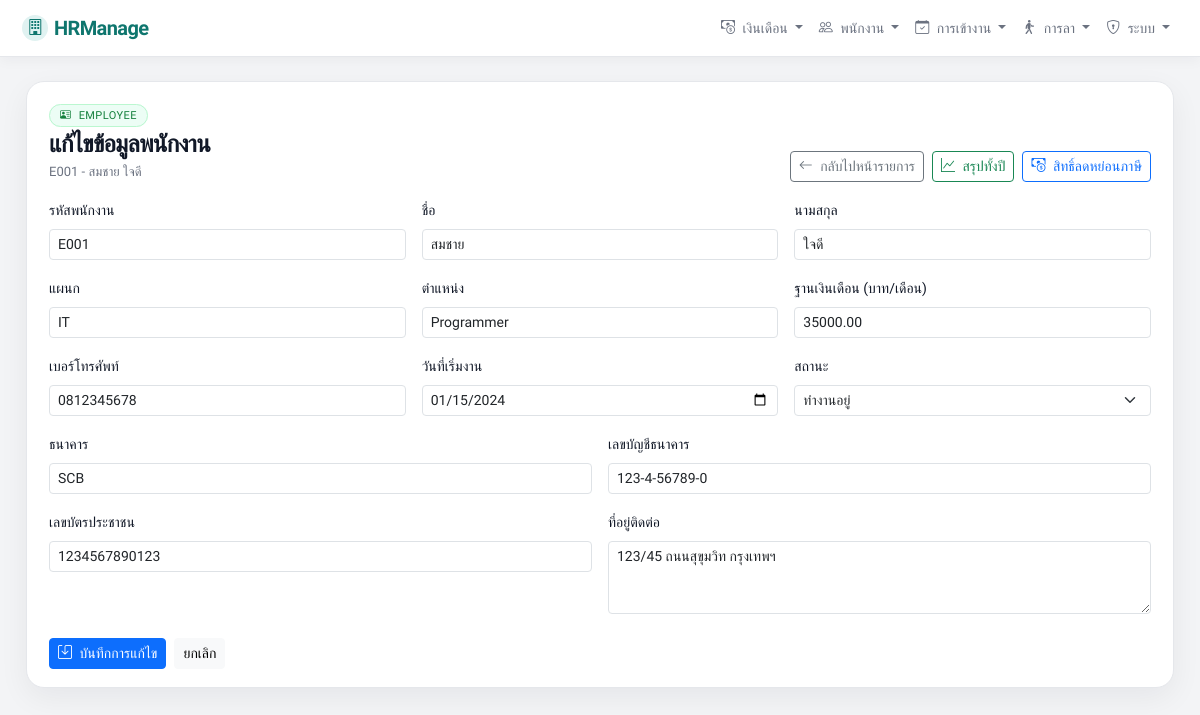
Screenshot of /hr/hr/employees/4/ (signed in) with the database file from the repository.
### app_hr/models.py (models this page shows, shortened)
class Employee(models.Model):
    STATUS_CHOICES = (
        ('active', 'ทำงานอยู่'),
        ('inactive', 'ออกแล้ว'),
    )
    user = models.OneToOneField(
        User,
        on_delete=models.SET_NULL,
        null=True,
        blank=True,
        related_name='employee_profile',
        verbose_name="เชื่อมกับ User (สำหรับให้ล็อกอินดูสลิป)"
    )
    address = models.TextField(
        blank=True,
        null=True,
        verbose_name="ที่อยู่ติดต่อ"
    )
    phone_number = models.CharField(
        max_length=20,
        blank=True,
        null=True,
        verbose_name="เบอร์โทรศัพท์"
    )
    code = models.CharField(max_length=50, unique=True, verbose_name="รหัสพนักงาน")
    first_name = models.CharField(max_length=100, verbose_name="ชื่อ")
    last_name = models.CharField(max_length=100, verbose_name="นามสกุล")
    position = models.CharField(max_length=100, blank=True, null=True, verbose_name="ตำแหน่ง")
    department = models.CharField(max_length=100, blank=True, null=True, verbose_name="แผนก")
    hire_date = models.DateField(blank=True, null=True, verbose_name="วันที่เริ่มงาน")
    status = models.CharField(max_length=20, choices=STATUS_CHOICES, default='active')
    base_salary = models.DecimalField(
        max_digits=10,
        decimal_places=2,
        default=0,
        verbose_name="ฐานเงินเดือน / เดือน"
    )
    bank_name = models.CharField(max_length=100, blank=True, null=True, verbose_name="ธนาคาร")
    bank_account_no = models.CharField(max_length=50, blank=True, null=True, verbose_name="เลขบัญชี")
    citizen_id = models.CharField(max_length=20, blank=True, null=True, verbose_name="เลขบัตรประชาชน")

### app_hr/views.py (the view)
# urls.py: path('hr/employees/<int:pk>/', views.employee_edit_view, name='employee_edit'),
@hr_required
def employee_edit_view(request, pk):
    emp = get_object_or_404(Employee, pk=pk)
    if request.method == 'POST':
        form = EmployeeForm(request.POST, instance=emp)
        if form.is_valid():
            form.save()
            messages.success(request, f"บันทึกข้อมูลพนักงาน {emp.code} เรียบร้อยแล้ว")
            return redirect('app_hr:employee_list')
    else:
        form = EmployeeForm(instance=emp)
    context = {
        'form': form,
        'employee': emp,
        'mode': 'edit',
    }
    return render(request, 'app_hr/employee_form.html', context)

### app_hr/views.py (called while the page is built)
def hr_required(view_func):
    decorated_view_func = login_required(
        user_passes_test(
            lambda u: u.is_staff or u.is_superuser,
        )(view_func)
    )
    return decorated_view_func

### app_hr/templates/app_hr/employee_form.html (shortened to what this page needs)
{% extends "app_hr/hr_base.html" %}
{% block content %}
<div class="card-soft mb-3">
  <div class="card-soft-inner">
    <div class="d-flex flex-column flex-md-row justify-content-between gap-3 mb-3">
      <div>
        <span class="badge-pill pill-success mb-1">
          <i class="bi bi-person-vcard me-1"></i>
          {% if mode == 'edit' %}Employee{% else %}New Employee{% endif %}
        </span>
        <div class="page-title mb-0">
          {% if mode == 'edit' %}
            แก้ไขข้อมูลพนักงาน
          {% else %}
            เพิ่มพนักงานใหม่
          {% endif %}
        </div>
        {% if employee %}
          <div class="page-subtitle">
            {{ employee.code }} - {{ employee.first_name }} {{ employee.last_name }}
          </div>
        {% endif %}
      </div>
      <div class="d-flex flex-row gap-2 align-items-end">
        <a href="{% url 'app_hr:employee_list' %}" class="btn btn-outline-secondary btn-sm">
          <i class="bi bi-arrow-left me-1"></i> กลับไปหน้ารายการ
        </a>
        {% if employee %}
          <a href="{% url 'app_hr:employee_year_summary' employee.pk %}"
            class="btn btn-outline-success btn-sm">
            <i class="bi bi-graph-up me-1"></i> สรุปทั้งปี
          </a>
          <a href="{% url 'app_hr:tax_profile' %}?emp={{ employee.code }}"
            class="btn btn-outline-primary btn-sm">
            <i class="bi bi-cash-coin me-1"></i> สิทธิ์ลดหย่อนภาษี
          </a>
        {% endif %}
      </div>
    </div>
    <form method="post" class="mt-2">
      <div class="row g-3">
        <div class="col-md-4">
          <label class="form-label small">รหัสพนักงาน</label>
          {{ form.code }}
        </div>
        <div class="col-md-4">
          <label class="form-label small">ชื่อ</label>
          {{ form.first_name }}
        </div>
        <div class="col-md-4">
          <label class="form-label small">นามสกุล</label>
          {{ form.last_name }}
        </div>
        <div class="col-md-4">
          <label class="form-label small">แผนก</label>
          {{ form.department }}
        </div>
        <div class="col-md-4">
          <label class="form-label small">ตำแหน่ง</label>
          {{ form.position }}
        </div>
        <div class="col-md-4">
          <label class="form-label small">ฐานเงินเดือน (บาท/เดือน)</label>
          {{ form.base_salary }}
        </div>
        <div class="col-md-4">
          <label class="form-label small">เบอร์โทรศัพท์</label>
          {{ form.phone_number }}
        </div>
        <div class="col-md-4">
          <label class="form-label small">วันที่เริ่มงาน</label>
          {{ form.hire_date }}
        </div>
        <div class="col-md-4">
          <label class="form-label small">สถานะ</label>
          {{ form.status }}
        </div>
        <div class="col-md-6">
          <label class="form-label small">ธนาคาร</label>
          {{ form.bank_name }}
        </div>
        <div class="col-md-6">
          <label class="form-label small">เลขบัญชีธนาคาร</label>
          {{ form.bank_account_no }}
        </div>
        <div class="col-md-6">
          <label class="form-label small">เลขบัตรประชาชน</label>
          {{ form.citizen_id }}
        </div>
        <div class="col-md-6">
          <label class="form-label small">ที่อยู่ติดต่อ</label>
          {{ form.address }}
        </div>
      </div>
      <div class="mt-4 d-flex gap-2">
        <button type="submit" class="btn btn-primary btn-sm">
          <i class="bi bi-save me-1"></i>
          {% if mode == 'edit' %}บันทึกการแก้ไข{% else %}บันทึกพนักงาน{% endif %}
        </button>
        <a href="{% url 'app_hr:employee_list' %}" class="btn btn-light btn-sm">
          ยกเลิก
        </a>
      </div>
    </form>
  </div>
</div>
{% endblock %}

### app_hr/templates/app_hr/hr_base.html (style rules this page uses)
:root { --brand: #0f766e; --brand-soft: #e0f2f1; --bg: #f3f4f6; --card: #ffffff; --border-soft: #e5e7eb; --text-main: #111827; --text-muted: #6b7280; }
* { box-sizing: border-box; }
body { min-height: 100vh; margin: 0; background: var(--bg); color: var(--text-main); font-family: "Prompt", system-ui, -apple-system, BlinkMacSystemFont, "Segoe UI", sans-serif; }
.card-soft { background: var(--card); border-radius: 18px; border: 1px solid var(--border-soft); box-shadow: 0 10px 30px rgba(15, 23, 42, 0.06); }
.card-soft-inner { padding: 18px 18px 16px; }
@media (min-width: 768px) { .card-soft-inner { padding: 20px 22px 18px; } }
.badge-pill { border-radius: 999px; padding: 4px 10px; font-size: 11px; letter-spacing: 0.04em; text-transform: uppercase; }
.pill-success { background: #ecfdf5; color: #15803d; border: 1px solid #bbf7d0; }
.page-title { font-weight: 700; letter-spacing: -0.03em; font-size: clamp(18px, 2.4vw, 24px); margin-bottom: 4px; color: var(--text-main); }
.page-subtitle { color: var(--text-muted); font-size: 13px; }

### rows the page displays
Employee: code "E001", first_name "สมชาย", last_name "ใจดี", department "IT", position "Programmer", base_salary "35000.00", phone_number "0812345678", hire_date "01/15/2024", status "ทำงานอยู่", bank_name "SCB", bank_account_no "123-4-56789-0", citizen_id "1234567890123", address "123/45 ถนนสุขุมวิท กรุงเทพฯ"
